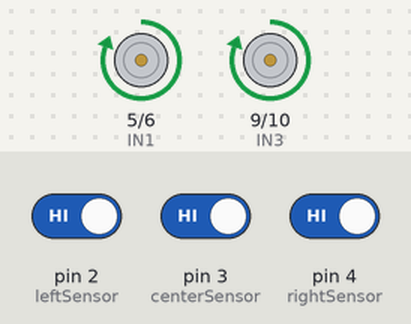
The sketch below on a simulated Arduino Uno, built with avr-gcc and run on an emulated ATmega328P. On the bench: motor-driver pin pairs drawn as motors (green arrow = first pin HIGH = forward, orange = second pin HIGH = backward, longer = more drive). The test bench sets the inputs (shaded band); at power-on: pin 2 (leftSensor) HIGH, pin 4 (rightSensor) HIGH, pin 3 (centerSensor) HIGH.

Above: at 1.2 s.
1.3 s: pin 2 (leftSensor) driven LOW
At 2.1 s:
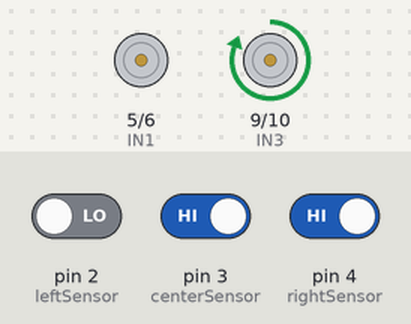
2.8 s: pin 2 (leftSensor) driven HIGH
At 3.2 s:
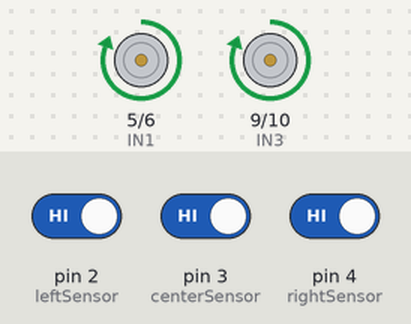
4.3 s: pin 4 (rightSensor) driven LOW
At 5.5 s:
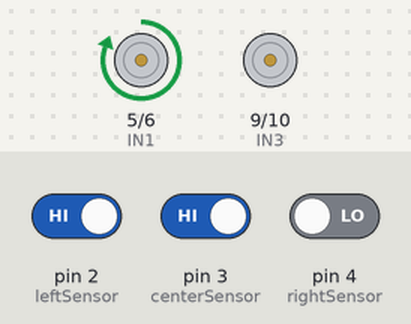
5.8 s: pin 4 (rightSensor) driven HIGH
At 6.7 s:
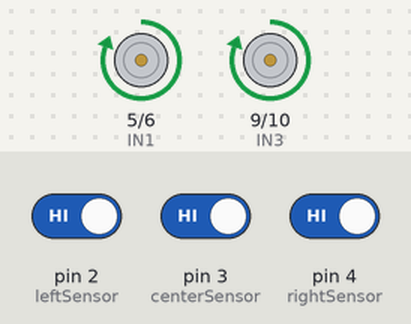
7.3 s: pin 2 (leftSensor) driven LOW and pin 3 (centerSensor) driven LOW and pin 4 (rightSensor) driven LOW
At 7.8 s:
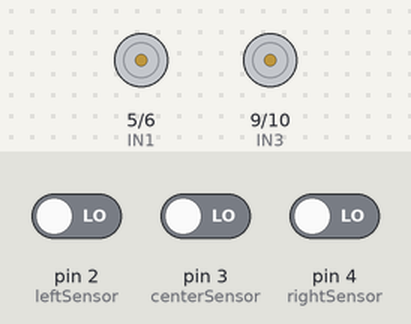
Timing chart, 0 to 40.2 s (numbered marks = the images above; inputs shaded):
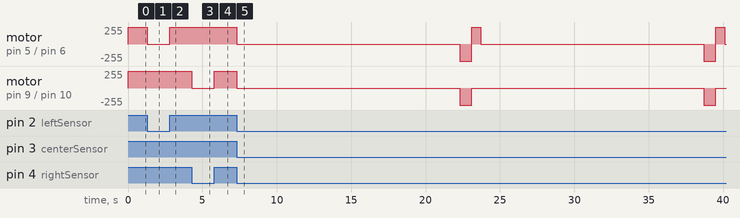

Measured:
- after the input at 1.3 s, motor on pin 5 (IN1) / pin 6 (IN2): forward 255/255 → stopped at once
- after the input at 2.8 s, motor on pin 5 (IN1) / pin 6 (IN2): stopped → forward 255/255 at once
- after the input at 4.3 s, motor on pin 9 (IN3) / pin 10 (IN4): forward 255/255 → stopped at once
- after the input at 5.8 s, motor on pin 9 (IN3) / pin 10 (IN4): stopped → forward 255/255 at once
- after the input at 7.3 s, motor on pin 5 (IN1) / pin 6 (IN2): forward 255/255 → stopped at once, → backward 255/255 15.0 s later, → forward 255/255 0.80 s later, → stopped 0.60 s later, … (7 changes in this stretch); motor on pin 9 (IN3) / pin 10 (IN4): alternates backward 255/255 for 0.80 s and stopped for 15.3 s, starting at once

The sketch:

grid_line_robot.ino
```cpp
#define leftSensor 2
#define centerSensor 3
#define rightSensor 4

#define IN1 5
#define IN2 6
#define IN3 9
#define IN4 10

int nodeCount = 0;
int totalNodes = 12;   // based on your image

void setup() {
  pinMode(leftSensor, INPUT);
  pinMode(centerSensor, INPUT);
  pinMode(rightSensor, INPUT);

  pinMode(IN1, OUTPUT);
  pinMode(IN2, OUTPUT);
  pinMode(IN3, OUTPUT);
  pinMode(IN4, OUTPUT);
}

void loop() {

  int left = digitalRead(leftSensor);
  int center = digitalRead(centerSensor);
  int right = digitalRead(rightSensor);

  // Intersection detected (All sensors on black)
  if (left == LOW && center == LOW && right == LOW) {
    nodeCount++;
    stopRobot();
    delay(15000);   // wait 15 sec
    reverseRobot();
    delay(800);     // adjust reverse timing
    turnToNextPath();
  }
  else if (center == LOW) {
    forward();
  }
  else if (left == LOW) {
    turnLeft();
  }
  else if (right == LOW) {
    turnRight();
  }
  else {
    forward();
  }

  if (nodeCount >= totalNodes) {
    stopRobot();
    while (1);  // Stop permanently at exit
  }
}

void forward() {
  digitalWrite(IN1, HIGH);
  digitalWrite(IN2, LOW);
  digitalWrite(IN3, HIGH);
  digitalWrite(IN4, LOW);
}

void reverseRobot() {
  digitalWrite(IN1, LOW);
  digitalWrite(IN2, HIGH);
  digitalWrite(IN3, LOW);
  digitalWrite(IN4, HIGH);
}

void turnLeft() {
  digitalWrite(IN1, LOW);
  digitalWrite(IN2, LOW);
  digitalWrite(IN3, HIGH);
  digitalWrite(IN4, LOW);
}

void turnRight() {
  digitalWrite(IN1, HIGH);
  digitalWrite(IN2, LOW);
  digitalWrite(IN3, LOW);
  digitalWrite(IN4, LOW);
}

void stopRobot() {
  digitalWrite(IN1, LOW);
  digitalWrite(IN2, LOW);
  digitalWrite(IN3, LOW);
  digitalWrite(IN4, LOW);
}

void turnToNextPath() {
  turnRight();   // or left depending on design
  delay(600);
}
```
